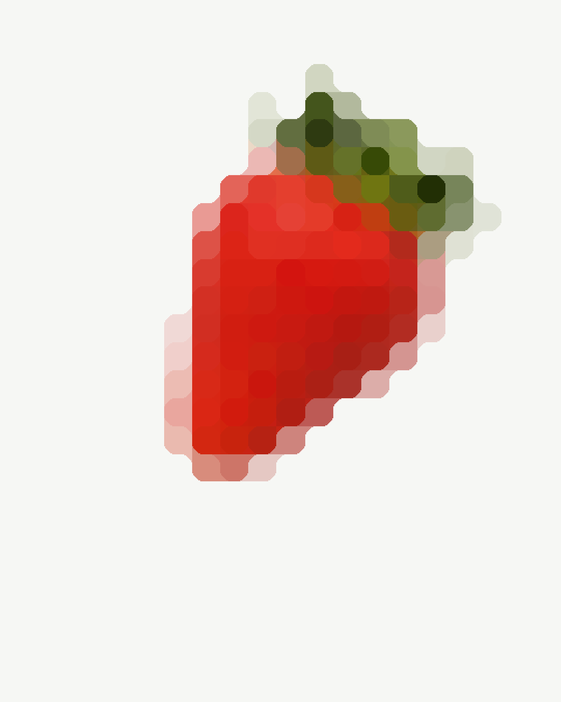
#> input picture app/lib/assets/cast/strawberry.webp, 1121 x 1403 px (shown at 1/2 size)
$ python rounded_pixels.py ../app/lib/assets/cast/strawberry.webp out.png
#> lines starting #> are read from the running program, lines starting #| are printed output that depends on the picture; after the words box and inside, x2 and y2 are one past the last pixel; in counts of white or black regions, pixels touching at a corner belong together
#!/usr/bin/env python3
"""Turn a picture into rounded-pixel art like the rooster on the welcome screen.

    python3 scripts/rounded_pixels.py subject.png out.webp --columns 20

The method, and every choice in it, is written up in docs/ROUNDED_PIXEL_ART.md.
In short:

1. The subject, cut out. A PNG with transparency is best -- from any
   background remover. Without one, the background is guessed from the
   picture's border (a plain backdrop works; a busy one does not).
2. Laid on the ground colour, then averaged into a grid of squares: each
   square is the mean of what it covers, so squares on the edge of the
   subject come out as pale tints of it, which is the soft halo the rooster
   has.
3. Squares the subject barely touches are dropped to the ground.
4. Drawn as rounded tiles. Where four tiles meet, the little gap between
   their rounded corners is filled with the mean of the four -- so tiles of
   one colour fuse into a blob and tiles of different colours round off
   against each other, which is the look.
5. Drawn four times over and scaled down, then softened a touch, so the
   edges are smooth at any size the app draws it.

Alongside the picture it writes `<out>.json`: the grid (pitch and origin in
the picture's own pixels), which squares hold the subject, and a suggested
focal square (the darkest in the upper half -- the rooster's eye). Those are
the constants RoosterArt needs to animate the arrival.

Needs Pillow and numpy:  pip install pillow numpy
"""

import argparse
import json
import math
import sys

import numpy as np
from PIL import Image, ImageDraw, ImageEnhance, ImageFilter

GROUND = (0xF6, 0xF7, 0xF4)


# [5 lines left out: function hex_colour, not called in this run]


def cut_out(image, tolerance, cropped=()):
    """The subject's mask: the picture's own alpha, or a guess from its border.

    The guess floods in from the edge of the picture through anything close
    to the backdrop's colour, so a light face inside a dark beard is not
    taken for backdrop just because it is pale. It only works on a plain
    backdrop; for anything else, cut the subject out first.
    """
    if image.mode in ('RGBA', 'LA') or 'transparency' in image.info:
        alpha = np.asarray(image.convert('RGBA'))[..., 3].astype(np.float32) / 255
        if alpha.min() < 0.99:
            return alpha

    full = image.convert('RGB')
    # Worked out small and scaled back up: a flood fill over twelve million
    # pixels is slow, and the edge is softened afterwards anyway.
    small = full.copy()
    small.thumbnail((640, 640))
    small = small.filter(ImageFilter.MedianFilter(5))
    marked = small.copy()
    w, h = marked.size
    marker = (255, 0, 255)
    step = max(1, min(w, h) // 40)
    # Not from an edge the subject runs off: a bust cropped at the shoulder
    # meets the bottom of the frame, and flooding in from there eats it.
    seeds = []
    if 'top' not in cropped:
        seeds += [(x, 0) for x in range(0, w, step)]
    if 'bottom' not in cropped:
        seeds += [(x, h - 1) for x in range(0, w, step)]
    if 'left' not in cropped:
        seeds += [(0, y) for y in range(0, h, step)]
    if 'right' not in cropped:
        seeds += [(w - 1, y) for y in range(0, h, step)]
    for seed in seeds:
        if marked.getpixel(seed) != marker:
            ImageDraw.floodfill(marked, seed, marker, thresh=tolerance)
    backdrop = np.all(np.asarray(marked) == marker, axis=2)
    mask = Image.fromarray(((~backdrop) * 255).astype(np.uint8))
    mask = mask.filter(ImageFilter.GaussianBlur(1.2)).resize(full.size,
                                                             Image.BILINEAR)
    return np.asarray(mask).astype(np.float32) / 255


def crop_to_subject(rgb, alpha, margin):
    ys, xs = np.nonzero(alpha > 0.5)
    if len(xs) == 0:
        sys.exit('No subject found. Try a cut-out PNG, or --tolerance.')
    pad = int(margin * max(np.ptp(xs), np.ptp(ys)))
    x0, x1 = max(0, xs.min() - pad), min(alpha.shape[1], xs.max() + pad + 1)
    y0, y1 = max(0, ys.min() - pad), min(alpha.shape[0], ys.max() + pad + 1)
    return rgb[y0:y1, x0:x1], alpha[y0:y1, x0:x1]


def to_cells(rgb, alpha, columns, ground):
    """Each square's colour and how much of it is subject."""
    h, w = alpha.shape
    pitch = w / columns
    rows = math.ceil(h / pitch)
    # Pad to whole rows with ground, so the last row is a full square.
    full_h = int(round(rows * pitch))
    if full_h > h:
        pad_rgb = np.empty((full_h - h, w, 3), np.float32)
        pad_rgb[:] = ground
        rgb = np.concatenate([rgb, pad_rgb])
        alpha = np.concatenate([alpha, np.zeros((full_h - h, w), np.float32)])

    composite = rgb * alpha[..., None] + np.asarray(ground, np.float32) * (
        1 - alpha[..., None])
    # Box averaging is exactly "the mean of what the square covers".
    colour = np.asarray(
        Image.fromarray(composite.clip(0, 255).astype(np.uint8)).resize(
            (columns, rows), Image.BOX)).astype(np.float32)
    cover = np.asarray(
        Image.fromarray((alpha * 255).astype(np.uint8)).resize(
            (columns, rows), Image.BOX)).astype(np.float32) / 255
    return colour, cover, pitch, rows


def render(colour, filled, pitch_px, ground, roundness, softness, scale=4):
    """Rounded tiles, corner gaps filled with the mean of the four around."""
    rows, columns = filled.shape
    p = pitch_px * scale
    w, h = int(round(columns * p)), int(round(rows * p))
    canvas = Image.new('RGB', (w, h), ground)
    draw = ImageDraw.Draw(canvas)

    def cell(r, c):
        if 0 <= r < rows and 0 <= c < columns and filled[r, c]:
            return colour[r, c]
        return np.asarray(ground, np.float32)

    # The gaps first: a square on every grid corner inside the subject, in
    # the mean of the squares around it. Only where three or four squares
    # meet: that is a corner inside the shape, and filling it is what fuses
    # neighbours. Where one or two meet it is a corner of the outline, and
    # leaving it to the ground is what rounds the outline off -- filling it
    # put a pale cross on every bump of the silhouette.
    gap = p * roundness
    for r in range(rows + 1):
        for c in range(columns + 1):
            around = [(r - 1, c - 1), (r - 1, c), (r, c - 1), (r, c)]
            inside = [(y, x) for y, x in around
                      if 0 <= y < rows and 0 <= x < columns and filled[y, x]]
            if len(inside) < 3:
                continue
            mean = np.mean([cell(y, x) for y, x in inside], axis=0)
            cx, cy = c * p, r * p
            draw.rectangle([cx - gap, cy - gap, cx + gap, cy + gap],
                           fill=tuple(int(v) for v in mean))

    # Then the tiles over them.
    radius = p * roundness
    for r in range(rows):
        for c in range(columns):
            if not filled[r, c]:
                continue
            x0, y0 = c * p, r * p
            draw.rounded_rectangle([x0, y0, x0 + p - 1, y0 + p - 1],
                                   radius=radius,
                                   fill=tuple(int(v) for v in colour[r, c]))

    out = canvas.resize((w // scale, h // scale), Image.LANCZOS)
    if softness > 0:
        out = out.filter(ImageFilter.GaussianBlur(softness * pitch_px))
    return out


# [19 lines left out: function write_stages, not called in this run]


def focal_square(colour, filled):
    """The darkest square in the upper half: where the eye usually is."""
    rows = filled.shape[0]
    luma = colour @ np.array([0.2126, 0.7152, 0.0722], np.float32)
    best, where = 1e9, (0, 0)
    for r in range(max(1, rows // 2)):
        for c in range(filled.shape[1]):
            if filled[r, c] and luma[r, c] < best:
                best, where = luma[r, c], (r, c)
    return where


def main():
    parser = argparse.ArgumentParser(description=__doc__.split('\n\n')[0])
    parser.add_argument('source')
    parser.add_argument('out', help='.webp (lossless) or .png')
    parser.add_argument('--columns', type=int, default=20,
                        help='squares across (the rooster has 20)')
    parser.add_argument('--pitch', type=float, default=56.2,
                        help="a square's size in the output, in pixels")
    parser.add_argument('--ground', type=hex_colour, default=GROUND,
                        help='the colour it is painted on (default F6F7F4)')
    parser.add_argument('--cover', type=float, default=0.18,
                        help='least share of a square the subject must cover')
    parser.add_argument('--roundness', type=float, default=0.36,
                        help="corner radius as a share of a square (0-0.5)")
    parser.add_argument('--softness', type=float, default=0.035,
                        help='blur as a share of a square')
    parser.add_argument('--margin', type=float, default=0.04,
                        help='room around the subject, as a share of its size')
    parser.add_argument('--vivid', type=float, default=1.0,
                        help='saturation before averaging; 1.2 or so for '
                        'photographs, which averaging greys out')
    parser.add_argument('--stages', metavar='DIR',
                        help='also write each step of the method as a PNG')
    parser.add_argument('--cropped', default='',
                        help='edges the subject runs off, comma-separated '
                        '(e.g. bottom,right): the backdrop is not looked for '
                        'there')
    parser.add_argument('--tolerance', type=float, default=42,
                        help='how different from the backdrop counts as '
                        'subject, when there is no cut-out')
    args = parser.parse_args()

    image = Image.open(args.source)
#> image is the input picture: PIL image 1121x1403 RGB; mean R, G, B 234, 212.5, 205.7
    cropped = tuple(e.strip() for e in args.cropped.split(',') if e.strip())
    alpha = cut_out(image, args.tolerance, cropped)
#> after the loop in cut_out, `for seed in seeds:`:
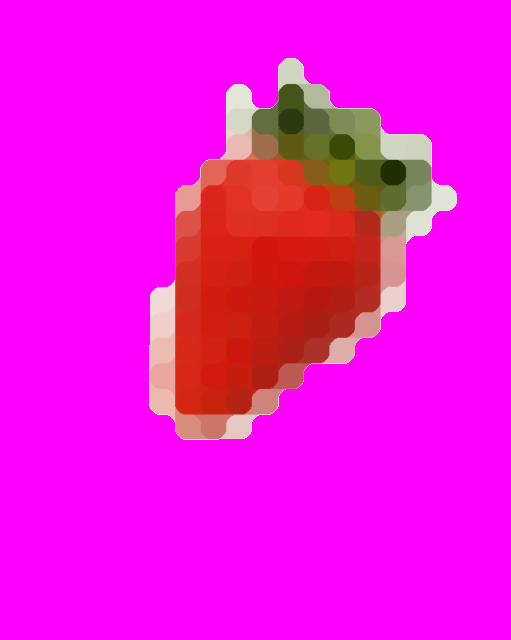
#> marked: PIL image 511x640 RGB; mean R, G, B 241.1, 18.4, 214.4
#> in cut_out, `backdrop = np.all(np.asarray(marked) == marker, axis=2)`:
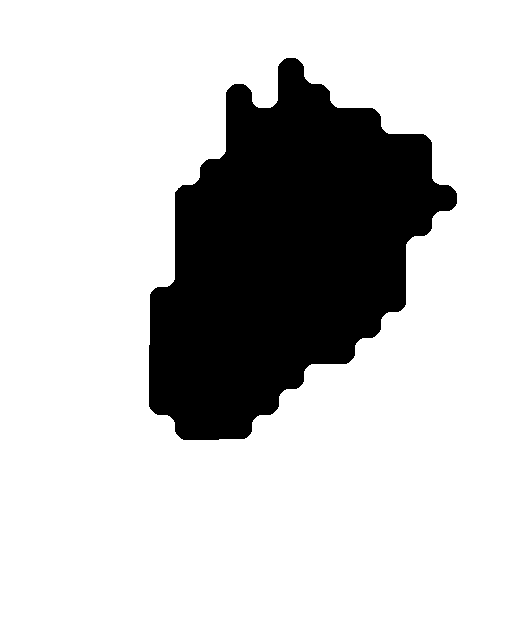
#> backdrop: shape (640, 511) bool; 78.6% white; 1 black region, box (x1, y1, x2, y2) and area: (149, 58, 457, 440) 70003
#> in cut_out, `mask = mask.filter(ImageFilter.GaussianBlur(1.2)).resize(full.size, Im..`:
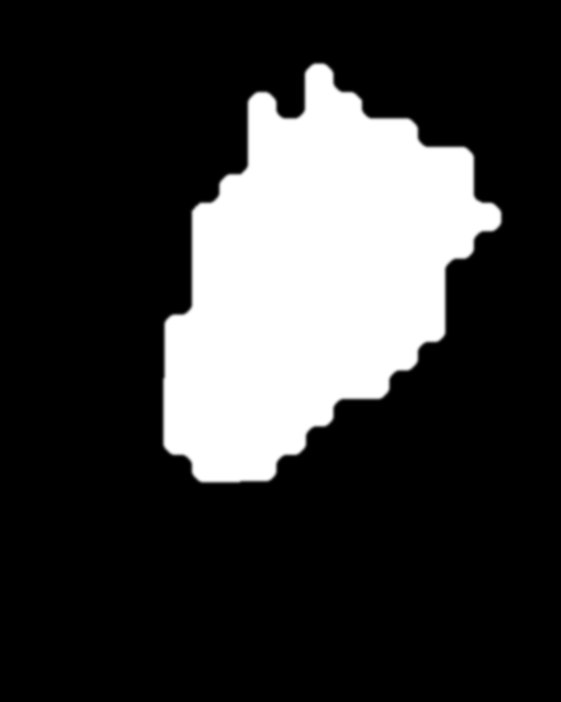
#> mask: PIL image 1121x1403 L (shown at 1/2 size); min 0, max 255, mean 54.6
    base = image.convert('RGB')
    if args.vivid != 1.0:
        base = ImageEnhance.Color(base).enhance(args.vivid)
    rgb = np.asarray(base).astype(np.float32)
    rgb, alpha = crop_to_subject(rgb, alpha, args.margin)
#> in crop_to_subject, `pad = int(margin * max(np.ptp(xs), np.ptp(ys)))`: pad = 33
#> in crop_to_subject, `x0, x1 = max(0, xs.min() - pad), min(alpha.shape[1], xs.max() + pad + 1)`: x0 = 294; x1 = 1036
#> in crop_to_subject, `y0, y1 = max(0, ys.min() - pad), min(alpha.shape[0], ys.max() + pad + 1)`: y0 = 94; y1 = 998
#> rgb: shape (904, 742, 3) float32

    colour, cover, _, rows = to_cells(rgb, alpha, args.columns, args.ground)
#> in to_cells, `rgb = np.concatenate([rgb, pad_rgb])`:
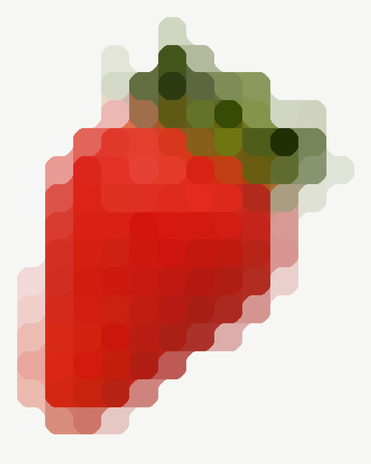
#> rgb: shape (928, 742, 3) float32 (shown at 1/2 size); mean of channels 0, 1, 2 218.5, 168.5, 155.7; drawn as R, G, B
#> in to_cells, `alpha = np.concatenate([alpha, np.zeros((full_h - h, w), np.float32)])`:
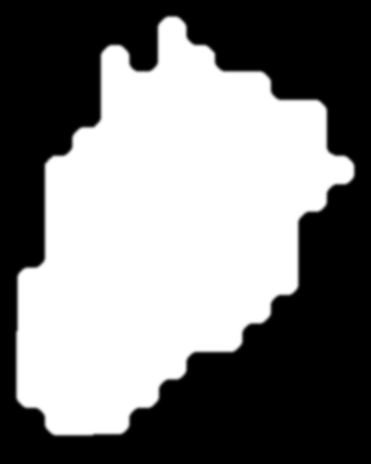
#> alpha: shape (928, 742) float32 (shown at 1/2 size); min 0, max 1, mean 0.489
#> rows = 25
    filled = cover >= args.cover
#> filled: shape (25, 20) bool; 52.4% white; 1 black region, box (x1, y1, x2, y2) and area: (0, 0, 20, 25) 238
    picture = render(colour, filled, args.pitch, args.ground, args.roundness,
                     args.softness)
#> in render, `out = canvas.resize((w // scale, h // scale), Image.LANCZOS)`:
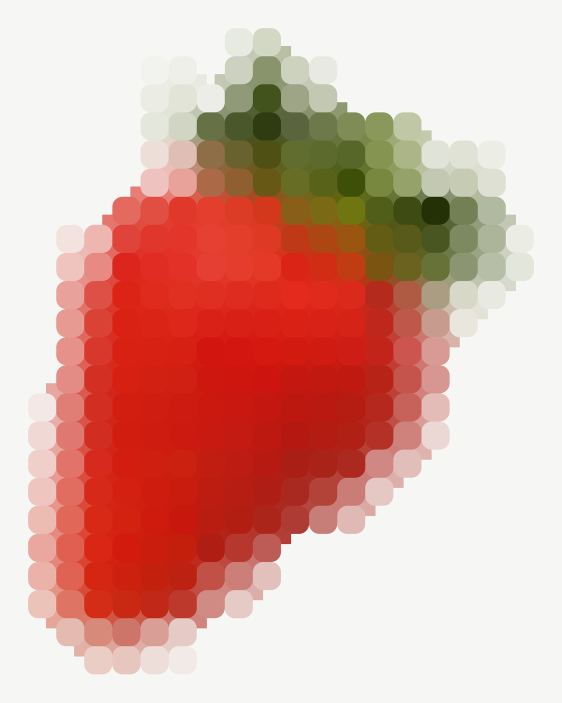
#> out: PIL image 1124x1405 RGB (shown at 1/2 size); mean R, G, B 218.7, 168.5, 157

    if args.stages:
        write_stages(args, rgb, alpha, colour, filled, picture)

    if args.out.lower().endswith('.webp'):
        picture.save(args.out, lossless=True, quality=100, method=6)
    else:
        picture.save(args.out)

    eye = focal_square(colour, filled)
#> in focal_square, `luma = colour @ np.array([0.2126, 0.7152, 0.0722], np.float32)`:
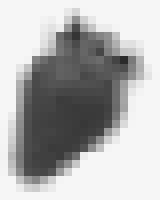
#> luma: shape (25, 20) float32 (shown 8 times larger); min 43.2, max 246.6, mean 178.3
#> after the loop in focal_square, `for r in range(max(1, rows // 2)):`: best = 43.2; where = (7, 15)
#> eye = (7, 15)
    grid = {
        'imageSize': list(picture.size),
        'pitch': [args.pitch, args.pitch],
        'gridOrigin': [0, 0],
        'ground': '#%02X%02X%02X' % tuple(args.ground),
        'squares': [''.join('#' if f else '.' for f in row) for row in filled],
        'eye': {'row': int(eye[0]), 'column': int(eye[1])},
    }
    with open(args.out.rsplit('.', 1)[0] + '.json', 'w') as handle:
        json.dump(grid, handle, indent=2)
    print(f'{args.out}: {picture.size[0]}x{picture.size[1]}, '
          f'{args.columns}x{rows} squares, {int(filled.sum())} filled, '
          f'eye at row {eye[0]} column {eye[1]}')
#| out.png: 1124x1405, 20x25 squares, 262 filled, eye at row 7 column 15


if __name__ == '__main__':
    main()

$ run again, on app/lib/assets/cast/butterfly.webp
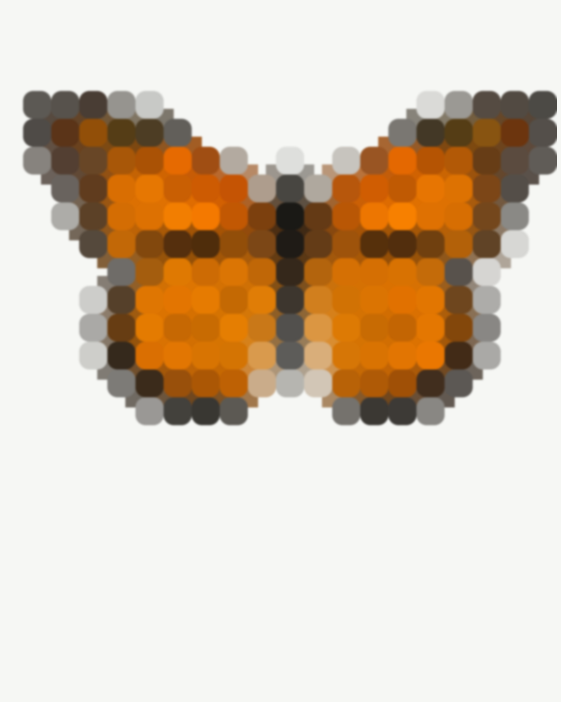
#> input picture app/lib/assets/cast/butterfly.webp, 1121 x 1403 px (shown at 1/2 size)
#> in main, image is the input picture: PIL image 1121x1403 RGB; mean R, G, B 215.7, 198.2, 177.5
#> backdrop: shape (640, 511) bool; 65.7% white; 1 black region, box (x1, y1, x2, y2) and area: (20, 82, 508, 389) 112074
#> pad = 42
#> x0 = 2; x1 = 1121
#> y0 = 138; y1 = 895
#> in to_cells, `alpha = np.concatenate([alpha, np.zeros((full_h - h, w), np.float32)])`:
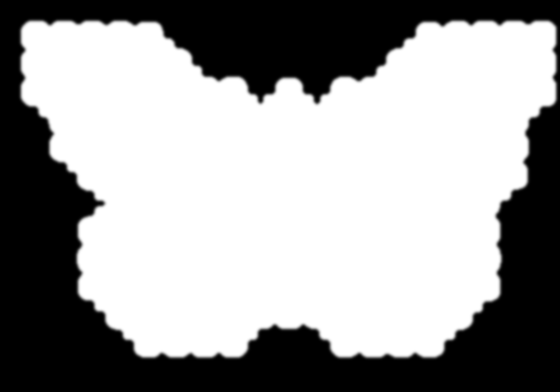
#> alpha: shape (783, 1119) float32 (shown at 1/2 size); min 0, max 1, mean 0.615
#> in main, `colour, cover, _, rows = to_cells(rgb, alpha, args.columns, args.ground)`: rows = 14
#> in render, `out = canvas.resize((w // scale, h // scale), Image.LANCZOS)`:
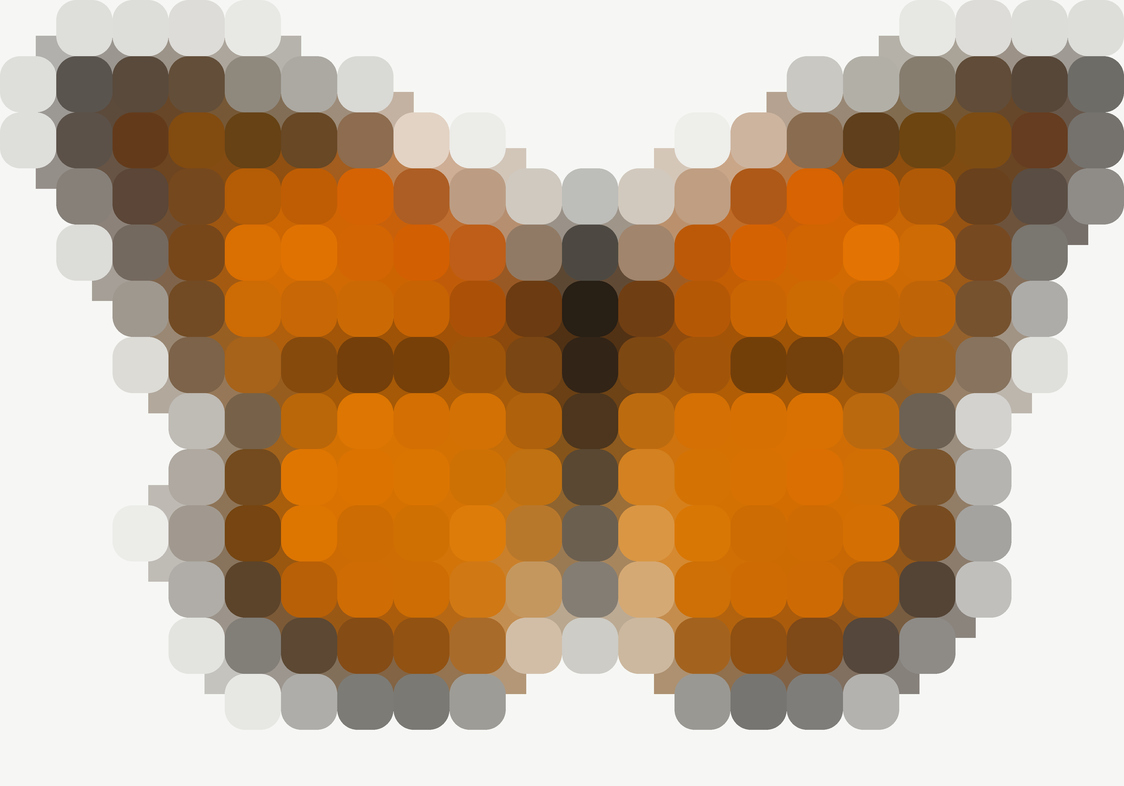
#> out: PIL image 1124x786 RGB; mean R, G, B 192, 159.7, 124.9
#> after the loop in focal_square, `for r in range(max(1, rows // 2)):`: best = 32.19; where = (5, 10)
#| out.png: 1124x786, 20x14 squares, 193 filled, eye at row 5 column 10

$ run again, on app/lib/assets/cast/cat.webp
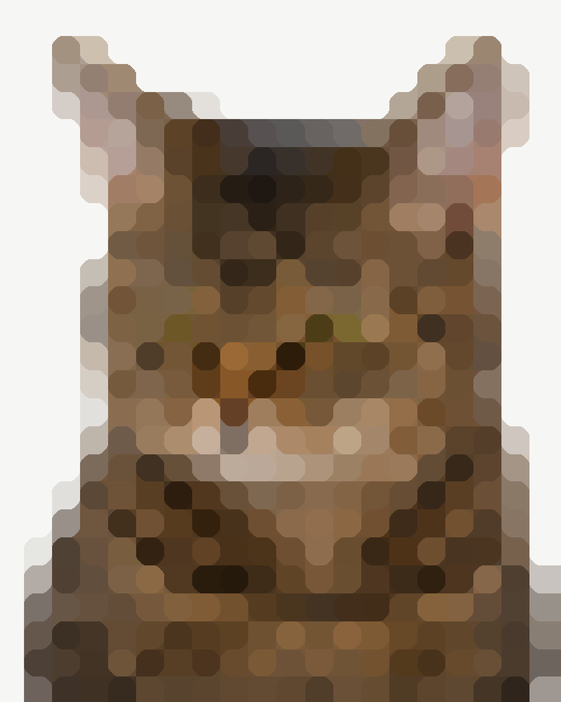
#> input picture app/lib/assets/cast/cat.webp, 1121 x 1403 px (shown at 1/2 size)
#> in main, image is the input picture: PIL image 1121x1403 RGB; mean R, G, B 151.5, 135, 117.8
#> in cut_out, `backdrop = np.all(np.asarray(marked) == marker, axis=2)`:
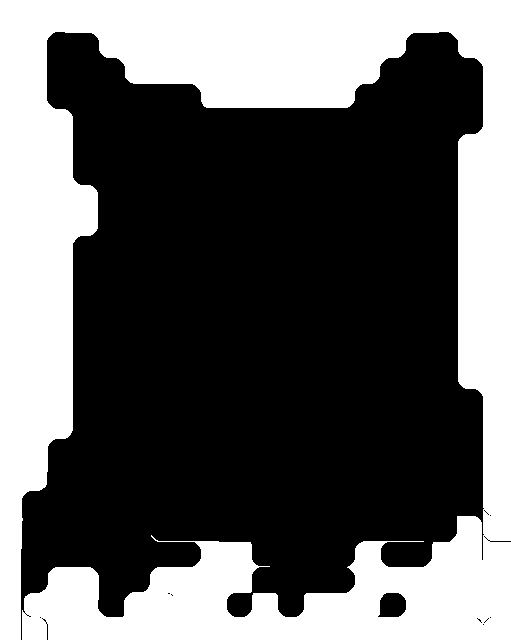
#> backdrop: shape (640, 511) bool; 38% white; 1 white region, box (x1, y1, x2, y2) and area: (0, 0, 511, 640) 124300
#> pad = 51
#> x0 = 0; x1 = 1111
#> y0 = 19; y1 = 1403
#> in main, `colour, cover, _, rows = to_cells(rgb, alpha, args.columns, args.ground)`: rows = 25
#> filled: shape (25, 20) bool; 62.6% white; 1 black region, box (x1, y1, x2, y2) and area: (0, 0, 20, 25) 187
#> in focal_square, `luma = colour @ np.array([0.2126, 0.7152, 0.0722], np.float32)`:
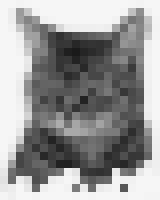
#> luma: shape (25, 20) float32 (shown 8 times larger); min 26.06, max 246.6, mean 153.4
#> after the loop in focal_square, `for r in range(max(1, rows // 2)):`: best = 26.06; where = (6, 9)
#| out.png: 1124x1405, 20x25 squares, 313 filled, eye at row 6 column 9
